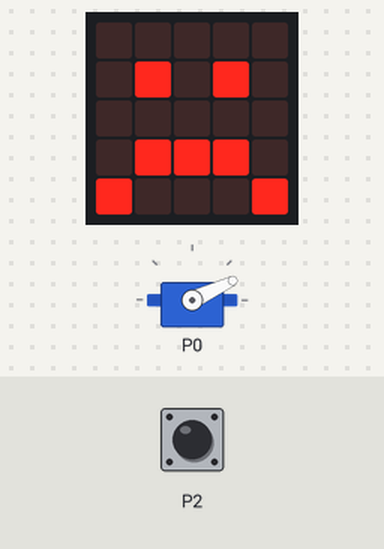
Simulated run of this program. Board: BBC micro:bit (MakeCode). Parts: the board's 5×5 LED display, servo. Inputs (shaded band) come from the test bench.

Above: at 1.8 s.
1.9 s: touch pin P2 pressed for 0.15 s
At 3.3 s:
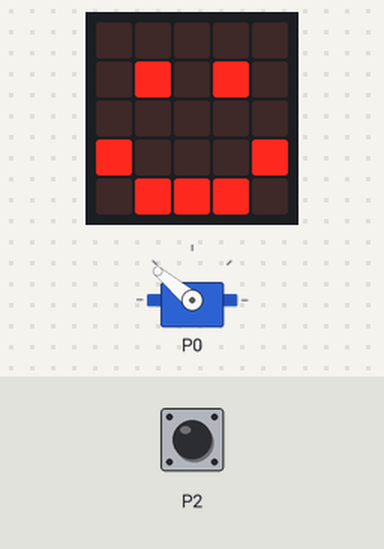
5.0 s: touch pin P2 pressed for 1 s
At 7.5 s:
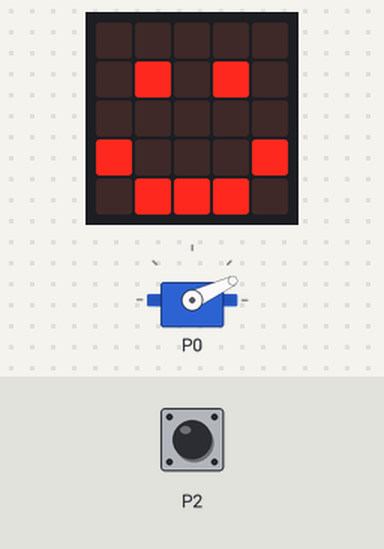
9.0 s: touch pin P2 pressed for 3.2 s
At 12.9 s:
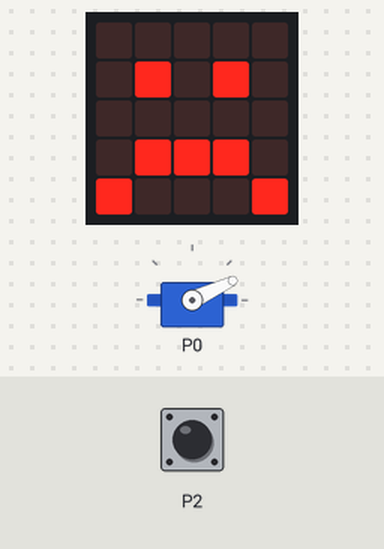
Timing chart, 0 to 14.4 s (numbered marks = the images above; inputs shaded):
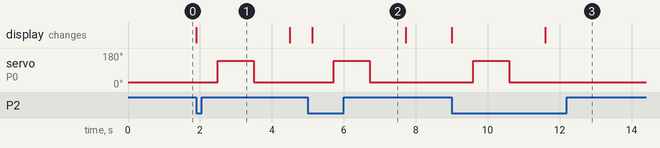

The program:

main.ts
```typescript
basic.showIcon(IconNames.Sad)
pins.servoWritePin(AnalogPin.P0, 25)
basic.forever(function () {
    if (input.pinIsPressed(TouchPin.P2)) {
        basic.showIcon(IconNames.Happy)
        pins.servoWritePin(AnalogPin.P0, 140)
        basic.pause(1000)
        pins.servoWritePin(AnalogPin.P0, 25)
        basic.pause(1000)
        basic.showIcon(IconNames.Sad)
    }
})
```

test.ts
```typescript
// aquí va el archivo "tests"; esto no se compilará cuando este paquete se utilice como una extensión.
```

Measured:
- after the input at 1.9 s, servo on P0: 25° → 140° after 0.60 s, → 25° 1.0 s later; the display: changes at once (image 1)
- after the input at 5.0 s, servo on P0: 25° → 140° after 0.72 s, → 25° 1.0 s later; the display: changes after 0.12 s (image 2)
- after the input at 9.0 s, servo on P0: 25° → 140° after 0.60 s, → 25° 1.0 s later; the display: first changes at once (image 3 shows a later state)
